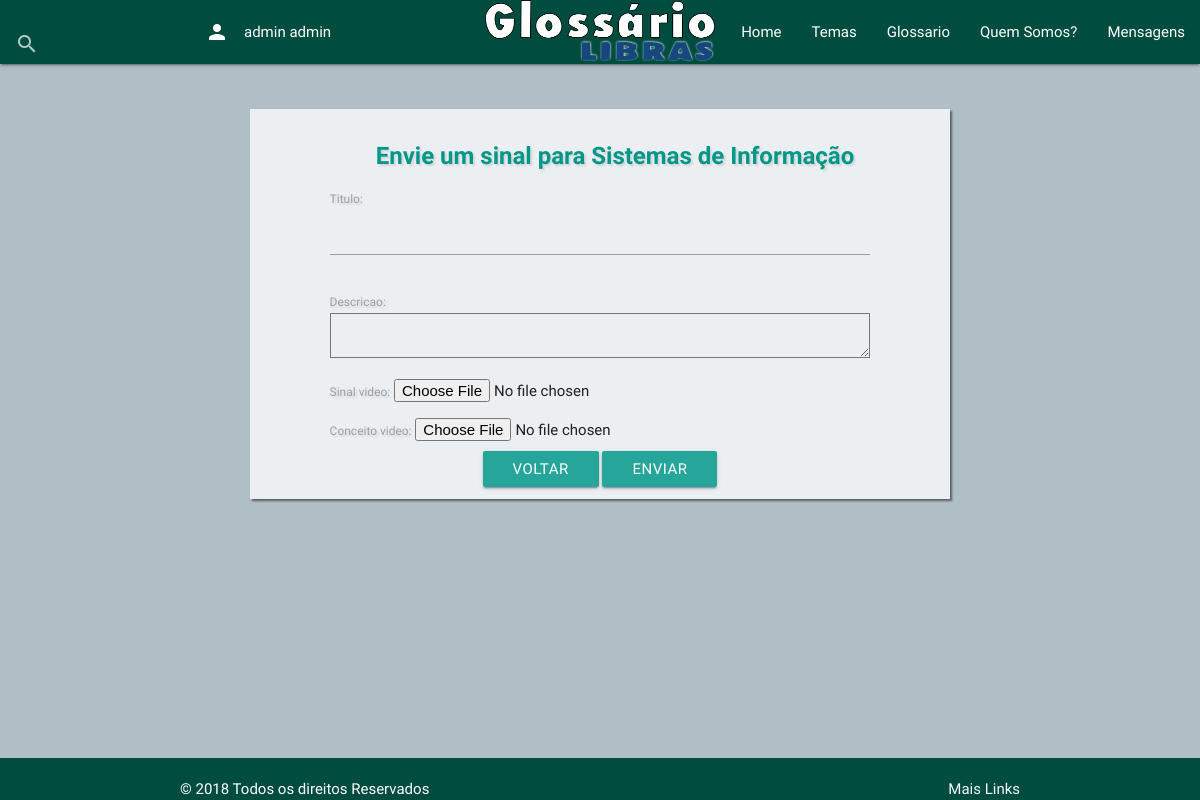
/Glossario/4/enviar-sinal/ (signed in), run on the app's committed database.
### Glossario/models.py (models this page shows, shortened)
class Perfil(models.Model):
    user = models.OneToOneField(User, on_delete=models.CASCADE, null=True, editable=False)
    nome = models.CharField(max_length=255, null=False)
    sobrenome = models.CharField(max_length=255, null=True)
    curso = models.CharField(max_length=255, null=True)
    universidade = models.CharField(max_length=255, null=True)
    glossarios_responsavel = models.ManyToManyField(Glossario, related_name='responsavel', blank=True)
    glossarios = models.ManyToManyField(Glossario, related_name='membro', blank=True)

class Glossario(models.Model):
    titulo = models.CharField(max_length=200)
    pai = models.ForeignKey("self", on_delete=models.CASCADE, default=None, blank=True, null=True)
    postado = models.BooleanField(default=False)

### Glossario/views.py (the view)
# urls.py: path('<int:glossario_id>/enviar-sinal/', views.enviar_sinal, name='enviar-sinal'),
@login_required
def enviar_sinal(request, glossario_id):
    user_logado_id = request.user.id
    perfis = Perfil.objects.all()
    perfil_logado = Perfil.objects.get( user=user_logado_id )
    if request.method == "POST":
        glossario = Glossario.objects.get(pk=glossario_id)
        formulario = FormularioSinal(request.POST, request.FILES)
        if formulario.is_valid():
            sinal = formulario.save(commit=False)
            sinal.glossario = glossario
            sinal.save()
            return redirect('conteudo-glossario', glossario.id)
        else:
            context = {'glossario': glossario,
                       'perfil_logado': perfil_logado,
                       'formulario': formulario}
            return render(request, 'Glossario/enviar-sinal.html', context)
    else:
        glossario = Glossario.objects.get(pk=glossario_id)
        formulario = FormularioSinal()
        context = {'glossario': glossario,
                   'perfil_logado': perfil_logado,
                   'formulario': formulario}
        return render(request, 'Glossario/enviar-sinal.html', context)

### Glossario/forms.py
class FormularioSinal(forms.ModelForm):
    class Meta:
        model  = Sinal
        fields = ('titulo', 'descricao', 'sinal_video', 'conceito_video')

### Glossario/templates/Glossario/enviar-sinal.html (shortened to what this page needs)
{% extends 'Glossario/base.html' %}
 {% block content %}
<br></br>
<div class="row container center unidades" >
	<div class="col l10 push-l1 ">
		<h3> Envie um sinal para {{ glossario.titulo }}</h3>
		<form enctype="multipart/form-data" method="POST">
    		{{ formulario.as_p }}
    		<button class="waves-effect waves-light btn color #01579b" type="submit" nome="voltar" onclick='history.go(-1)' >Voltar</button>
   		 	<button class="waves-effect waves-light btn color #01579b"  type="submit" name="enviar">Enviar</button>
		</form>
	</div>
</div>
{% endblock %}

### Glossario/templates/Glossario/base.html (shortened to what this page needs)
{% load staticfiles %}
<!DOCTYPE html>
<html lang= "pt-br">
	<head>
		<link rel="stylesheet" type="text/css" href="../../static/Glossario/css/materialize.css">
		<link rel="stylesheet" type="text/css" href="../../static/Glossario/css/stilo-trabalho.css"/>
	</head>
   	<body>
   	<header>
   	<nav class="teal darken-4">
		<div class="nav-wrapper col 9">
			 <a href="http://localhost:8000/"><img href="/http://localhost:8000/" class="brand-logo center" src="../../static/Glossario/imagens/glossarioLibras.png" height="62" width="230" class="center"></a>
			<ul id="nav-mobile" class="right hide-on-med-and-down">
		        <li><a href="http://localhost:8000/"> Home </a></li>
		        <li><a href="http://localhost:8000/conteudo-categorias-temas/"> Temas </a></li>
		        <li><a href="http://localhost:8000/conteudo-categorias-glossarios/"> Glossario </a></li>
		        <li><a href="#"> Quem Somos? </a></li>
		        <li><a href="">Mensagens</a></li>
		    </ul>
           <form  class="left input-field" action="/resultado-pesquisa/?pesquisa=">
                <input type="text" name="pesquisa">
                <label  class="label" ><i class="material-icons right">search</i></label></form>
                {%  if user.is_authenticated  %}
                <ul class="left hide-on-med-and-down ">
	        			<li><a type="button"  id="MostrarEsconderMensagem">{{ perfil_logado.nome }} {{ perfil_logado.sobrenome }}<i class="material-icons left">person</i></a></li>
	           		</ul>
	            {% else %}
	            	<ul class="left hide-on-med-and-down ">
	        			<li><a class="waves-effect waves-light btn" href="http://localhost:8000/Usuarios/login/">Fazer Login</a></li>
	            	</ul>
	            {% endif %}
   	  	</div>
  	</nav>
  	</header>
	<main>
		{% block content %}
		{% endblock %}
	</main>
	<footer>
		<div >
		<div >
		<footer class="page-footer  teal darken-4"  >
        <div class="col l12">
            <div class="container ">© 2018 Todos os direitos Reservados<a class="grey-text text-lighten-4 right" href="#!">Mais Links</a>
        </div>
        </div>
       </footer>
    </footer>
  	</body>
 </html>

### Glossario/static/Glossario/css/stilo-trabalho.css (style rules this page uses)
body { display: flex; min-height: 100vh; flex-direction: column; background-color: #b0bec5; }
main { flex: 1 0 auto; }
.unidades { padding: 1%; width: 700px; background-color:#eceff1; text-shadow: 2px 2px 2px rgba(0,0,0,0.1); box-shadow: 2px 2px 2px rgba(0,0,0,0.5); }
h3 { font-size: 24px; text-indent: 30px; font-weight: bold; color: #009688; list-style: none; }

### data on the page
Perfil: nome "admin", sobrenome "admin"
Glossario: titulo "Sistemas de Informação"
